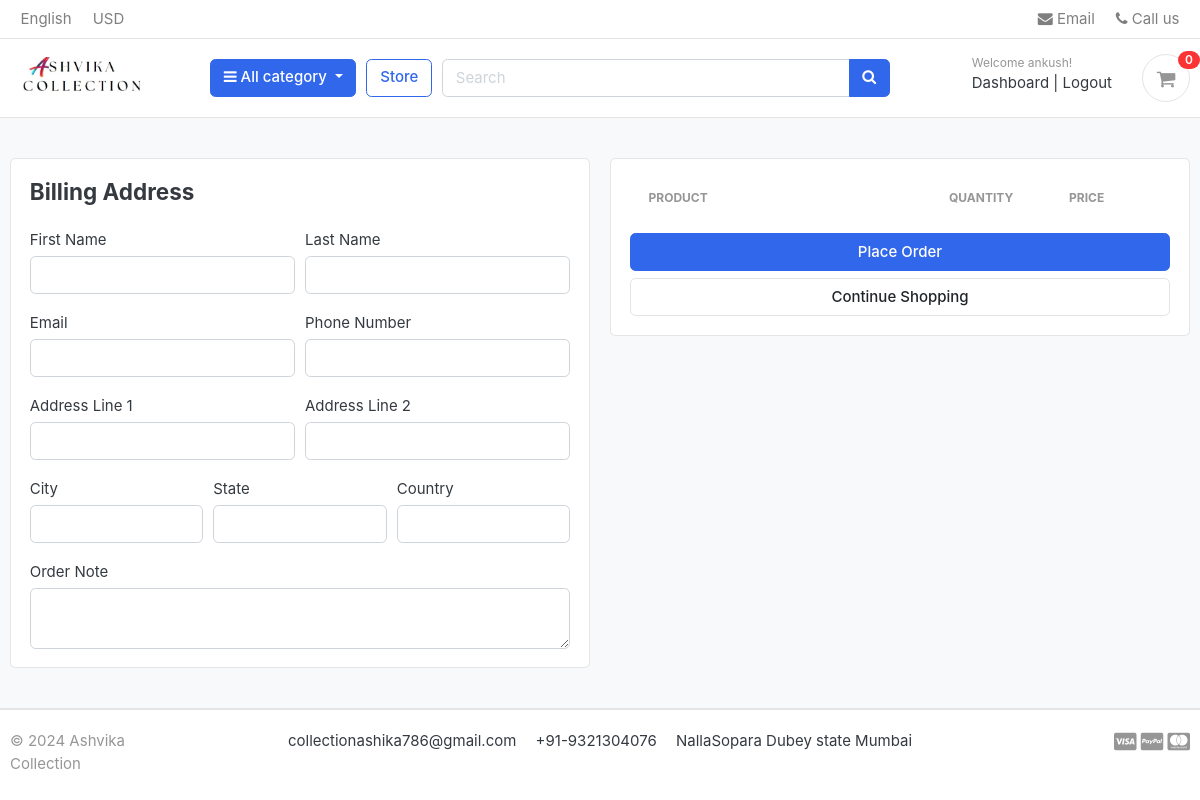
Page /cart/checkout/ (signed in) on the earlier database version.
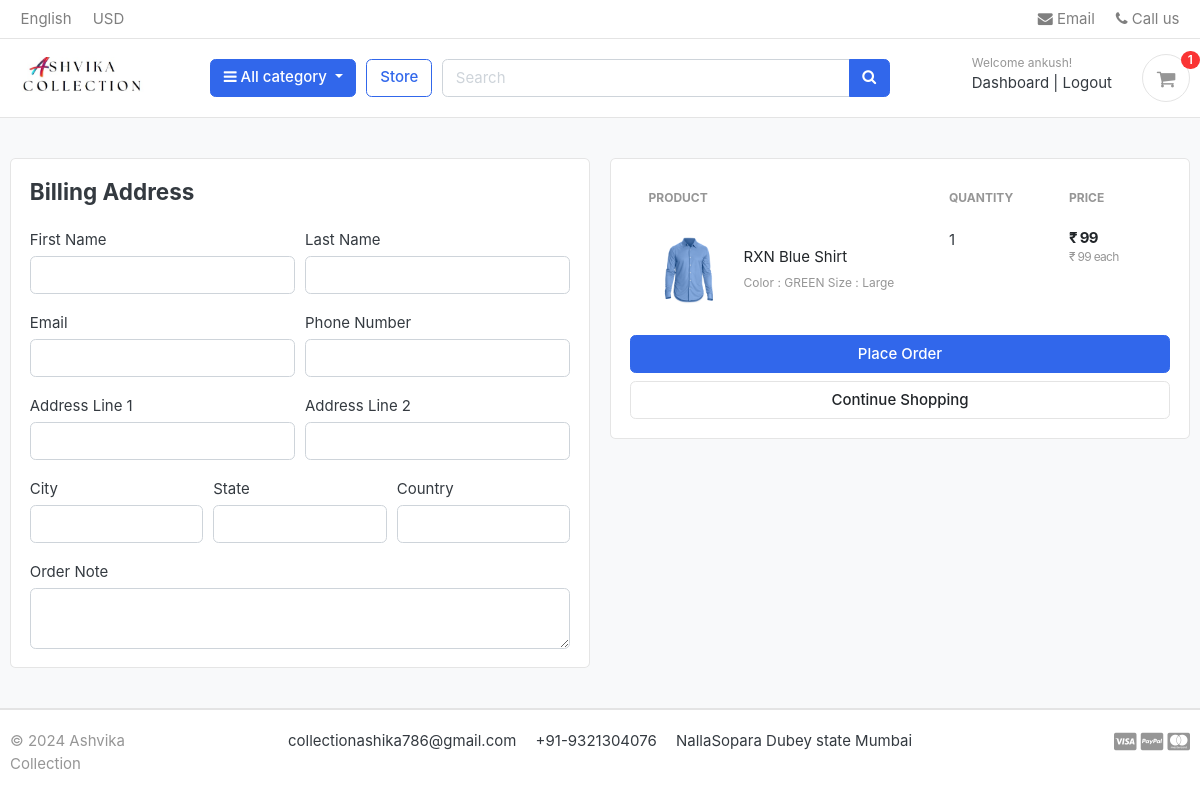
Same page on the later database version.
### carts/models.py (models this page shows, shortened)
class Cartitem(models.Model):
    user = models.ForeignKey(Account, on_delete=models.CASCADE, null=True)
    product = models.ForeignKey(Product, on_delete=models.CASCADE)
    variations = models.ManyToManyField(Variation, blank=True)
    cart    = models.ForeignKey(Cart, on_delete=models.CASCADE , null=True)
    quantity  = models.IntegerField()
    is_active  = models.BooleanField(default=True)
    def sub_total(self):
        return self.product.price * self.quantity

### store/models.py (models this page shows, shortened)
class Product(models.Model):
    product_name  = models.CharField(max_length=200, unique=True)
    slug          = models.SlugField(max_length=20, unique=True)
    description   = models.TextField(max_length=500, blank=True)
    price         = models.IntegerField()
    images        = models.ImageField(upload_to='photos/products')
    stock         = models.IntegerField()
    is_available  = models.BooleanField(default=True)
    category      = models.ForeignKey(category, on_delete=models.CASCADE)
    created_date  = models.DateTimeField(auto_now_add=True)
    modified_date = models.DateTimeField(auto_now=True)
    def get_url(self):
        return reverse('product_detail', args=[self.category.slug, self.slug])

class Variation(models.Model):
    product = models.ForeignKey(Product, on_delete=models.CASCADE)
    variation_category  = models.CharField(max_length=100, choices=variation_category_choice)
    variation_value     = models.CharField(max_length=100)
    is_active           = models.BooleanField(default=True)
    created_date        = models.DateTimeField(auto_now=True)
    objects = VaritionManager()

### carts/views.py (the view)
# urls.py: path('checkout/', views.checkout, name='checkout'),
@login_required(login_url='login')
def checkout(request ,total=0, quantity=0 , cart_items=None):
    try:
        tax = 0
        grand_total = 0
        if request.user.is_authenticated:
            cart_items = Cartitem.objects.filter(user=request.user, is_active=True)
        else:
            cart = Cart.objects.get(cart_id= _cart_id(request))
            cart_items = Cartitem.objects.filter(cart=cart, is_active=True)
        for cart_item in  cart_items:
            total += (cart_item.product.price * cart_item.quantity )
            quantity += cart_item.quantity
        tax = (2 * total)/100
        grand_total = total + tax
    except ObjectDoesNotExist:
        pass #just ignone
    context  = {
        'total': total,
        'quantity': quantity,
        'cart_items': cart_items,
        'tax'       : tax,
        'grand_total' :     grand_total,
    }
    return render(request, 'store/checkout.html' , context)

### carts/context_processors.py (called while the page is built)
def counter(request):
    cart_count = 0
    if 'admin' in request.path:
        return {}
    else:
        try:
            cart = Cart.objects.filter(cart_id=_cart_id(request))
            if request.user.is_authenticated:
                cart_items = Cartitem.objects.all().filter(user=request.user)
            else:
                cart_items = Cartitem.objects.all().filter(cart=cart[:1])
            for cart_item in cart_items:
                cart_count += cart_item.quantity
        except Cart.DoesNotExist:
            cart_count = 0
    return dict(cart_count=cart_count)

### carts/views.py (called while the page is built)
def _cart_id(request):
    cart = request.session.session_key
    if not cart:
        cart = request.session.create()
    return cart

### category/context_processors.py (called while the page is built)
def menu_links(request):
    links = category.objects.all()
    return dict(links=links)

### category/models.py (called while the page is built)
    def get_url(self):
        return reverse('products_by_category', args=[self.slug])

### templates/store/checkout.html (shortened to what the changed rows need)
{% extends "base.html" %}
{% load static %}
{% block content %}
<section class="section-content padding-y bg">
<div class="container">
<div class="row">
    <aside class="col-lg-6">
        <div class="card">
        <div class="card-body">
            <table class="table table-borderless table-shopping-cart">
                <thead class="text-muted">
                <tr class="small text-uppercase">
                  <th scope="col">Product</th>
                  <th scope="col" width="120">Quantity</th>
                  <th scope="col" width="120">Price</th>
                </tr>
                </thead>
                <tbody>
                {% for cart_item in cart_items %}
                <tr>
                    <td>
                        <figure class="itemside align-items-center">
                            <div class="aside"><img src="{{ cart_item.product.images.url }}" class="img-sm"></div>
                            <figcaption class="info">
                                <a href="{{ cart_item.product.get_url }}" class="title text-dark">{{ cart_item.product.product_name }} </a>
                                <p class="text-muted small">
                                    {% if cart_item.variations.all %}
                                       {% for item in cart_item.variations.all %}
                                          {{ item.variation_category | capfirst }} : {{ item.variation_value | capfirst }}
                                       {% endfor%}
                                    {% endif %}
                                </p>
                            </figcaption>
                        </figure>
                    </td>
                    <td>
                        <label for="">{{cart_item.quantity}}</label>
                    </td>
                    <td>
                        <div class="price-wrap">
                            <var class="price">₹ {{ cart_item.sub_total }}</var>
                            <small class="text-muted"> ₹ {{ cart_item.product.price }} each </small>
                        </div>
                    </td>
                </tr>
                {% endfor %}
                </tbody>
                </table>
        </div>
        </div>
</aside>
</div>
</div>
</section>
</body>
{% endblock  %}

### templates/includes/navbar.html (shortened to what this page needs)
{% load static %}
<header class="section-header">
    <nav class="navbar p-md-0 navbar-expand-sm navbar-light border-bottom">
    <div class="container">
      <div class="collapse navbar-collapse" id="navbarTop4">
        <ul class="navbar-nav mr-auto">
            <li class="nav-item dropdown">
                 <a href="#" class="nav-link">   English </a>
            </li>
            <li class="nav-item dropdown">
                <a href="#" class="nav-link"> USD </a>
            </li>
        </ul>
        <ul class="navbar-nav">
            <li><a href="#" class="nav-link"> <i class="fa fa-envelope"></i> Email </a></li>
            <li><a href="#" class="nav-link"> <i class="fa fa-phone"></i> Call us </a></li>
        </ul>
      </div>
    </div>
    </nav>
    <section class="header-main border-bottom">
        <div class="container">
    <div class="row align-items-center">
        <div class="col-lg-2 col-md-3 col-6">
            <a href="{% url 'home' %}" class="brand-wrap">
                <img class="logo" src="{% static './images/logo.png' %}">
            </a>
        </div>
        <div class="col-lg col-sm col-md col-6 flex-grow-0">
            <div class="category-wrap dropdown d-inline-block float-right">
                <button type="button" class="btn btn-primary dropdown-toggle" data-toggle="dropdown">
                    <i class="fa fa-bars"></i> All category
                </button>
            </div>
        </div>
        <a href="{% url 'store' %}" class="btn btn-outline-primary">Store</a>
        <div class="col-lg  col-md-6 col-sm-12 col">
            <form action="{% url 'search' %}" class="search" method='GET'>
                <div class="input-group w-100">
                    <input type="text" class="form-control" style="width:60%;" placeholder="Search" name="keyword">
                    <div class="input-group-append">
                      <button class="btn btn-primary" type="submit">
                        <i class="fa fa-search"></i>
                      </button>
                    </div>
                </div>
            </form>
        </div>
        <div class="col-lg-3 col-sm-6 col-8 order-2 order-lg-3">
                    <div class="d-flex justify-content-end mb-3 mb-lg-0">
                        {% if user.id is None %}
                         <div class="widget-header">
                            <small class="title text-muted">Welcome guest!</small>
                            <div>
                                <a href="{% url 'login' %}">Sign in</a> <span class="dark-transp"> | </span>
                                <a href="{% url 'register' %}"> Register</a>
                            </div>
                         </div>
                        {% else  %}
                         <div class="widget-header">
                            <small class="title text-muted">Welcome {{ user.first_name }}!</small>
                            <div>
                                <a href="{% url 'dashboard' %}">Dashboard</a> <span class="dark-transp"> | </span>
                                <a href="{% url 'logout' %}"> Logout</a>
                            </div>
                         </div>
                        {% endif %}
                        <a href="{% url 'cart' %}" class="widget-header pl-3 ml-3">
                            <div class="icon icon-sm rounded-circle border"><i class="fa fa-shopping-cart"></i></div>
                            <span class="badge badge-pill badge-danger notify">{{ cart_count}}</span>
                        </a>
                    </div>
                </div>
    </div>
        </div>
    </section>
    </header>

Differences in the rows shown:
added Cartitem: product.images (picture), product.product_name "RXN Blue Shirt", quantity "1", sub_total "99", product.price "99"
now on this page (row unchanged): Variation: variation_category "Color", variation_value "GREEN"
now on this page (row unchanged): Variation: variation_category "Size", variation_value "Large"
Other differences:
{{ cart_count }}: "0" → "1"
